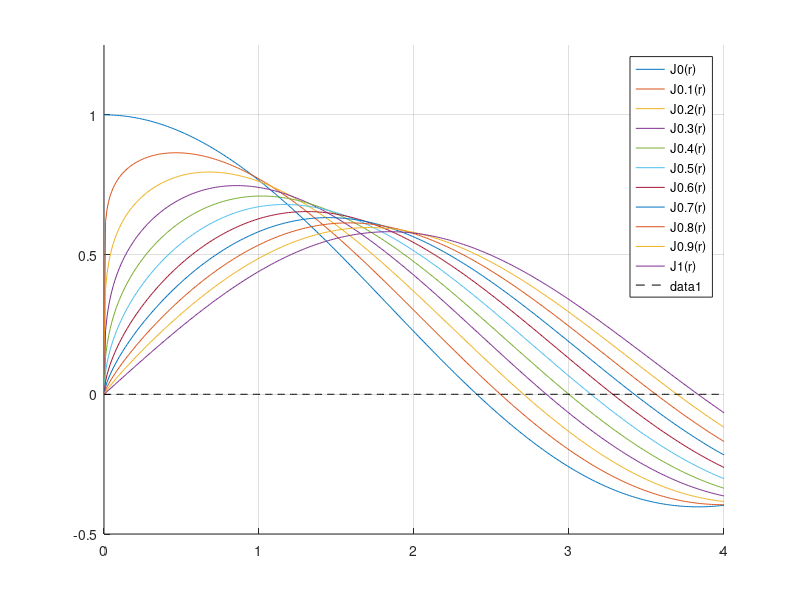

Write MATLAB code to recreate this figure.

r=[0:0.01:4];

n=[0:0.1:1];

figure;
hold all;
leg='';

for i=1:length(n)
  plot(r,besselj(n(i),r));
  leg=strcat(leg,'J',num2str(n(i)),'(r);');
endfor
grid on;
axis([0 4 -0.5 1.25]);
legend(strsplit(leg,';'));
plot(r,zeros(1,length(r)),'--k');
print('-dpng' , 'besselfunction');
close